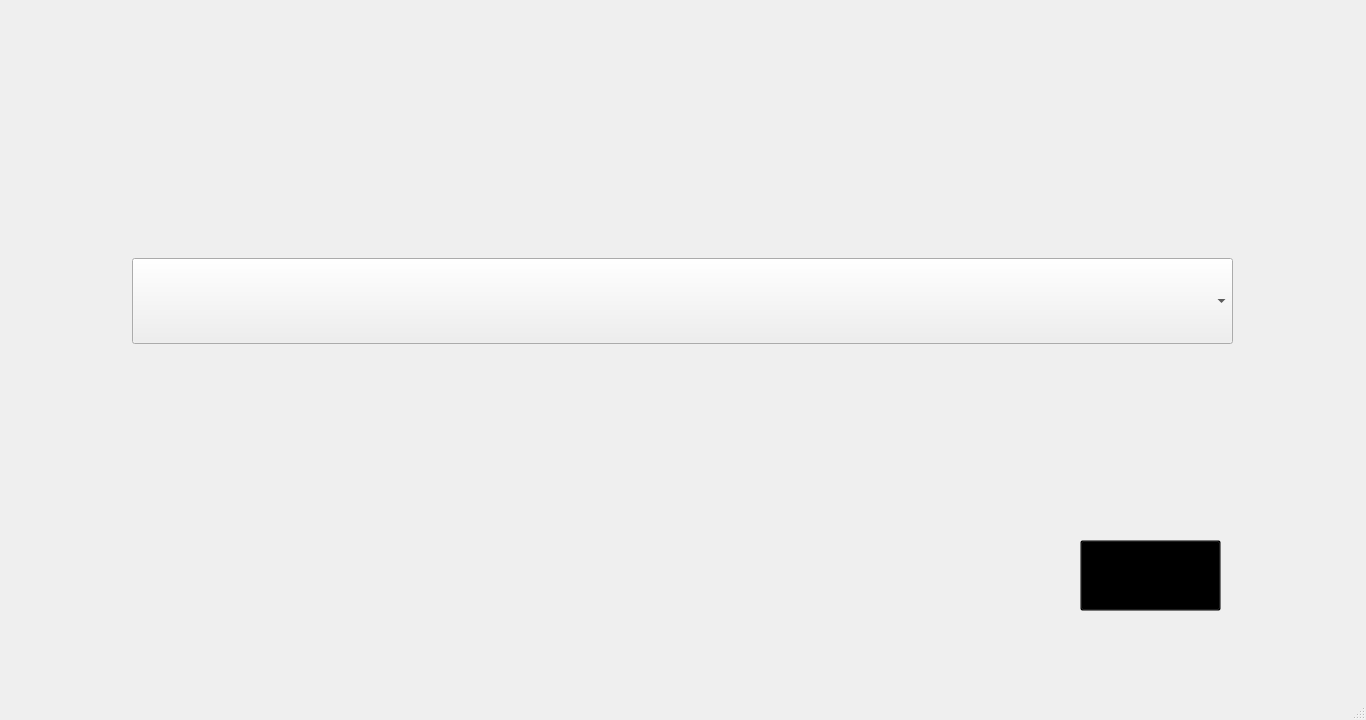
<?xml version="1.0" encoding="UTF-8"?>
<ui version="4.0">
 <class>MainWindow</class>
 <widget class="QMainWindow" name="MainWindow">
  <property name="geometry">
   <rect>
    <x>0</x>
    <y>0</y>
    <width>1366</width>
    <height>720</height>
   </rect>
  </property>
  <property name="minimumSize">
   <size>
    <width>1366</width>
    <height>720</height>
   </size>
  </property>
  <property name="maximumSize">
   <size>
    <width>1366</width>
    <height>720</height>
   </size>
  </property>
  <property name="windowTitle">
   <string>MainWindow</string>
  </property>
  <widget class="QWidget" name="centralwidget">
   <widget class="QLabel" name="label">
    <property name="geometry">
     <rect>
      <x>0</x>
      <y>-20</y>
      <width>1366</width>
      <height>720</height>
     </rect>
    </property>
    <property name="minimumSize">
     <size>
      <width>1366</width>
      <height>720</height>
     </size>
    </property>
    <property name="maximumSize">
     <size>
      <width>1366</width>
      <height>720</height>
     </size>
    </property>
    <property name="styleSheet">
     <string notr="true">background-image: url(:/newPrefix/quotes edit fg b.png);</string>
    </property>
    <property name="text">
     <string/>
    </property>
   </widget>
   <widget class="QComboBox" name="quotes_list">
    <property name="geometry">
     <rect>
      <x>132</x>
      <y>258</y>
      <width>1101</width>
      <height>86</height>
     </rect>
    </property>
    <property name="maximumSize">
     <size>
      <width>16777215</width>
      <height>16777215</height>
     </size>
    </property>
    <property name="styleSheet">
     <string notr="true"/>
    </property>
   </widget>
   <widget class="QTextEdit" name="new_quotes">
    <property name="geometry">
     <rect>
      <x>130</x>
      <y>425</y>
      <width>1102</width>
      <height>88</height>
     </rect>
    </property>
    <property name="styleSheet">
     <string notr="true">background-color: transparent;</string>
    </property>
   </widget>
   <widget class="QPushButton" name="Submit">
    <property name="geometry">
     <rect>
      <x>1080</x>
      <y>540</y>
      <width>141</width>
      <height>71</height>
     </rect>
    </property>
    <property name="styleSheet">
     <string notr="true">background-color: transparent;</string>
    </property>
    <property name="text">
     <string/>
    </property>
   </widget>
  </widget>
  <widget class="QMenuBar" name="menubar">
   <property name="geometry">
    <rect>
     <x>0</x>
     <y>0</y>
     <width>1366</width>
     <height>21</height>
    </rect>
   </property>
  </widget>
  <widget class="QStatusBar" name="statusbar"/>
 </widget>
 <resources>
  <include location="QE.qrc"/>
 </resources>
 <connections/>
</ui>
